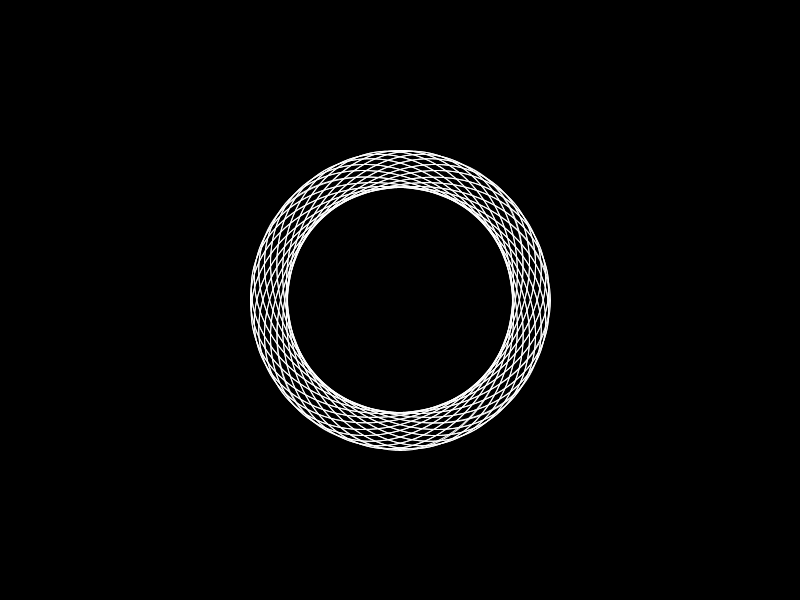
Frame 1 (no input)
Frame 60 (the mouse pressed at the canvas centre just before this capture): identical to frame 1, image omitted
Frame 120 (the mouse held since frame 60 and released just before this capture): identical to frame 1, image omitted

The Processing sketch that drew this single still picture (run headless with seeded random() and noise(); from frame 60 on, the mouse is pressed at the canvas centre):

// Processing sketch: snake_skin
// ── snake_skin.pde
void setup() {
  size(800, 600);
}

void draw() {
  background(0);
  drawSnake();
}

void drawSnake() {
  pushMatrix();
  translate(width / 2, height / 2);
  for (float angle = 0; angle < 360; angle = angle + 10) {
    pushMatrix();
    rotate(radians(angle));
    drawRay();
    popMatrix();
  }
  popMatrix();
}

void drawRay() {
  pushStyle();
  stroke(255);
  noFill();
  ellipse(0, 0, 225, 300);
  popStyle();
}
